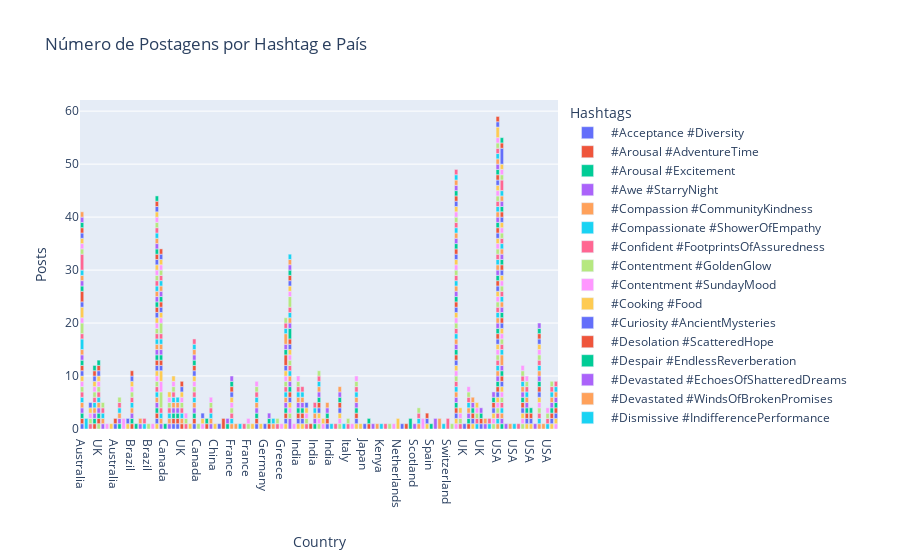
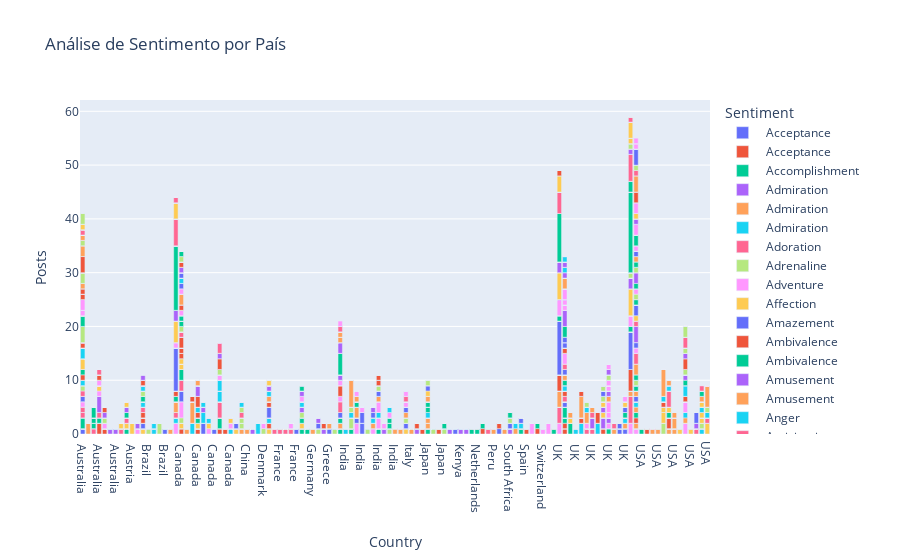

Here is the notebook cell these charts were saved with, in order:
### Markdown cell above
Passo 3: Visualização dos resultados

### Code cell
# Gráfico do número de postagens por hashtag em cada país
df_melted = df.groupby(['Country', 'Hashtags']).size().reset_index(name='Posts')
fig = px.bar(df_melted, x='Country', y='Posts', color='Hashtags', title='Número de Postagens por Hashtag e País')
fig.show()

# Gráfico de análise de sentimento por país
sentiment_melted = sentiment_analysis.reset_index().melt(id_vars='Country', var_name='Sentiment', value_name='Posts')
fig_sentiment = px.bar(sentiment_melted, x='Country', y='Posts', color='Sentiment', title='Análise de Sentimento por País')
fig_sentiment.show()
